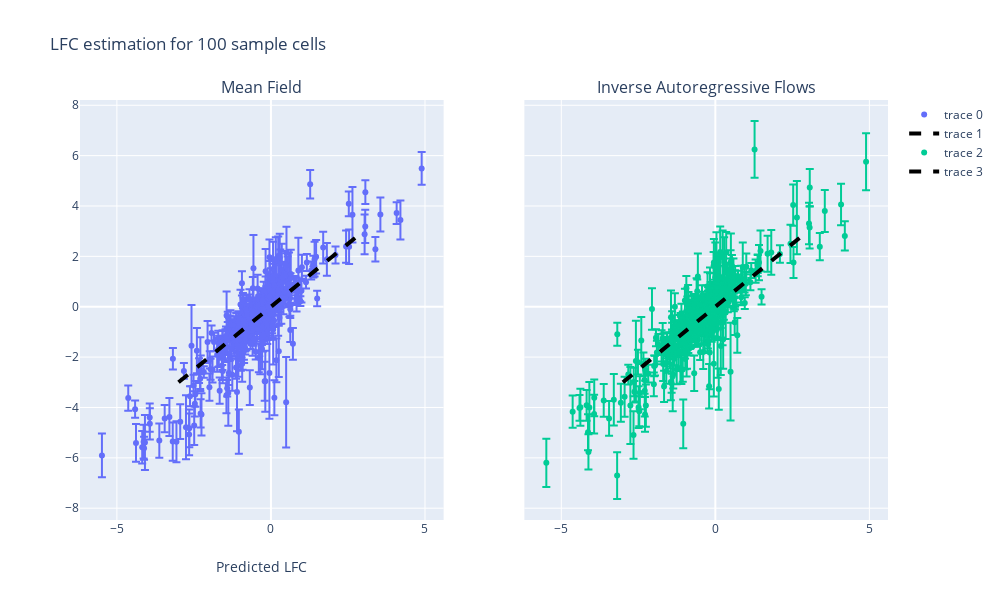

The cell this chart's notebook holds for it:
### Code cell
from plotly.subplots import make_subplots

lfcs_mf_est = lfcs_ia.reshape((-1, n_genes))[:, subset_genes]
lfcs_ia_est = lfcs_mf.reshape((-1, n_genes))[:, subset_genes]
lfcs_gt = - microarray_info.BDC_logFC[subset_genes]

fig = make_subplots(
    rows=1,
    cols=2,
    subplot_titles=("Mean Field", "Inverse Autoregressive Flows"),
    shared_xaxes=True,
    shared_yaxes=True,
)


def add_plot(fig, lfcs_est_m, lfcs_est_err, row, col):
    fig.add_trace(
        go.Scatter(
            x=lfcs_gt,
            y=lfcs_est_m,
            error_y=dict(type="data", array=lfcs_est_err, visible=True),
            mode="markers",
        ),
        row=row,
        col=col,
    )
    return


add_plot(fig, lfcs_mf_est.mean(0), lfcs_mf_est.std(0), row=1, col=1)
fig.add_trace(
    go.Scatter(
        x=[-3, 3],
        y=[-3, 3],
        mode="lines",
        line=dict(color="black", width=4, dash="dash"),
    ),
    row=1,
    col=1,
)
add_plot(fig, lfcs_ia_est.mean(0), lfcs_ia_est.std(0), row=1, col=2)
fig.add_trace(
    go.Scatter(
        x=[-3, 3],
        y=[-3, 3],
        mode="lines",
        line=dict(color="black", width=4, dash="dash"),
    ),
    row=1,
    col=2,
)

fig.update_xaxes(title_text="Ground Truth LFC", row=1, col=1)
fig.update_xaxes(title_text="Ground Truth LFC", row=2, col=1)
fig.update_xaxes(title_text="Predicted LFC", row=1, col=1)
fig.update_xaxes(title_text="Predicted LFC", row=2, col=1)

fig.update_layout(
    height=600, width=1000, title_text="LFC estimation for {} sample cells".format(SIZE)
)
fig.show()

### Figure 1 — Plotly figure (JSON) as saved in the notebook; plotly's stock layout.template omitted (floating-point values rounded to 4 significant figures; data arrays with more than 128 entries replaced by an {"elided": "..."} marker saying what was removed)
{"data": [{"error_y": {"array": {"elided": "500 float values"}, "type": "data", "visible": true}, "mode": "markers", "type": "scatter", "x": {"elided": "500 float values"}, "xaxis": "x", "y": {"elided": "500 float values"}, "yaxis": "y"}, {"line": {"color": "black", "dash": "dash", "width": 4}, "mode": "lines", "type": "scatter", "x": [-3, 3], "xaxis": "x", "y": [-3, 3], "yaxis": "y"}, {"error_y": {"array": {"elided": "500 float values"}, "type": "data", "visible": true}, "mode": "markers", "type": "scatter", "x": {"elided": "500 float values"}, "xaxis": "x2", "y": {"elided": "500 float values"}, "yaxis": "y2"}, {"line": {"color": "black", "dash": "dash", "width": 4}, "mode": "lines", "type": "scatter", "x": [-3, 3], "xaxis": "x2", "y": [-3, 3], "yaxis": "y2"}], "layout": {"annotations": [{"font": {"size": 16}, "showarrow": false, "text": "Mean Field", "x": 0.225, "xanchor": "center", "xref": "paper", "y": 1, "yanchor": "bottom", "yref": "paper"}, {"font": {"size": 16}, "showarrow": false, "text": "Inverse Autoregressive Flows", "x": 0.775, "xanchor": "center", "xref": "paper", "y": 1, "yanchor": "bottom", "yref": "paper"}], "height": 600, "title": {"text": "LFC estimation for 100 sample cells"}, "width": 1000, "xaxis": {"anchor": "y", "domain": [0, 0.45], "title": {"text": "Predicted LFC"}}, "xaxis2": {"anchor": "y2", "domain": [0.55, 1]}, "yaxis": {"anchor": "x", "domain": [0, 1]}, "yaxis2": {"anchor": "x2", "domain": [0, 1], "matches": "y", "showticklabels": false}}}
